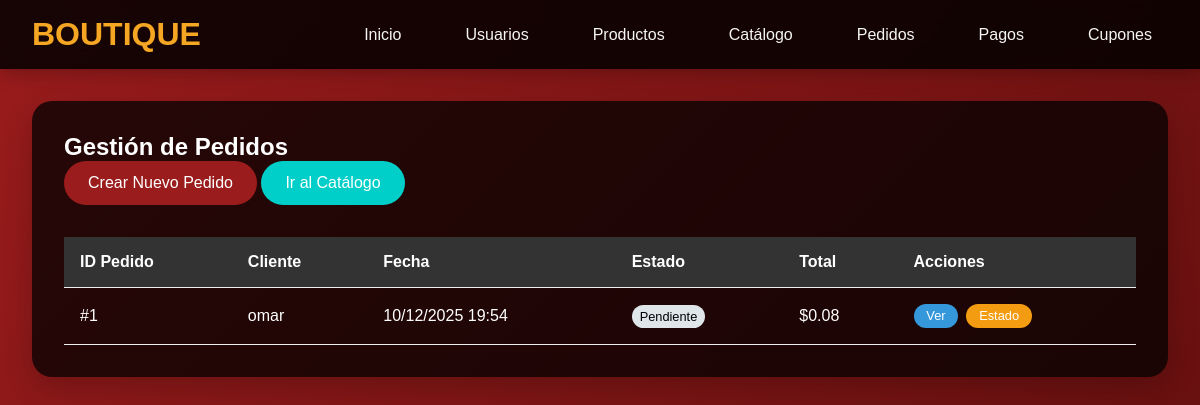
Page /pedidos/ on the committed database.
### app_Boutique/models.py (models this page shows, shortened)
class Pedido(models.Model):
    ESTADO_CHOICES = [
        ('pendiente', 'Pendiente'),
        ('confirmado', 'Confirmado'),
        ('enviado', 'Enviado'),
        ('entregado', 'Entregado'),
        ('cancelado', 'Cancelado'),
    ]
    id_pedido = models.AutoField(primary_key=True)
    estado_pedido = models.CharField(max_length=20, choices=ESTADO_CHOICES, default='pendiente')
    direccion = models.TextField()
    fecha = models.DateTimeField(auto_now_add=True)
    fecha_confirmacion = models.DateTimeField(null=True, blank=True)  # Fecha en que se confirma el pedido
    id_usuario = models.ForeignKey(Usuario, on_delete=models.CASCADE, related_name='pedidos')
    productos = models.ManyToManyField(Producto, through='ItemPedido')
    metodo_pago = models.ForeignKey(MetodoPago, on_delete=models.SET_NULL, null=True, blank=True, related_name='pedidos')
    cupon = models.ForeignKey(CuponDescuento, on_delete=models.SET_NULL, null=True, blank=True, related_name='pedidos')
    def total_pedido(self):
        total = sum(item.subtotal() for item in self.items.all())
        if self.cupon and self.cupon.activo:
            total -= total * (self.cupon.descuento_porcentaje / 100)
        return total

class Usuario(models.Model):
    TIPO_USUARIO_CHOICES = [
        ('cliente', 'Cliente'),
        ('vendedor', 'Vendedor'),
        ('administrador', 'Administrador'),
    ]
    nombre = models.CharField(max_length=100)
    email = models.EmailField(unique=True)
    telefono = models.CharField(max_length=15)
    direccion = models.TextField()
    tipo_usuario = models.CharField(max_length=20, choices=TIPO_USUARIO_CHOICES, default='cliente')
    fecha_registro = models.DateTimeField(auto_now_add=True)
    activo = models.BooleanField(default=True)

class ItemPedido(models.Model):
    pedido = models.ForeignKey(Pedido, on_delete=models.CASCADE, related_name='items')
    producto = models.ForeignKey(Producto, on_delete=models.CASCADE)
    cantidad = models.PositiveIntegerField(default=1)
    def subtotal(self):
        return self.producto.precio * self.cantidad

class Producto(models.Model):
    CATEGORIA_CHOICES = [
        ('ropa', 'Ropa'),
        ('accesorios', 'Accesorios'),
        ('zapatos', 'Zapatos'),
        ('belleza', 'Belleza'),
        ('hogar', 'Hogar'),
    ]
    TALLA_CHOICES = [
        ('XS', 'XS'),
        ('S', 'S'),
        ('M', 'M'),
        ('L', 'L'),
        ('XL', 'XL'),
        ('Única', 'Única'),
    ]
    nombre = models.CharField(max_length=200)
    descripcion = models.TextField()
    precio = models.DecimalField(max_digits=10, decimal_places=2)
    categoria = models.CharField(max_length=20, choices=CATEGORIA_CHOICES)
    talla = models.CharField(max_length=10, choices=TALLA_CHOICES, blank=True, null=True)
    color = models.CharField(max_length=50)
    stock = models.PositiveIntegerField()
    imagen = models.ImageField(upload_to='productos/', blank=True, null=True)
    fecha_agregado = models.DateTimeField(auto_now_add=True)
    disponible = models.BooleanField(default=True)

### app_Boutique/views.py (the view)
# urls.py: path('pedidos/', views.ver_pedidos, name='ver_pedidos'),
def ver_pedidos(request):
    pedidos = Pedido.objects.all().order_by('-fecha')
    return render(request, 'pedidos/ver_pedidos.html', {'pedidos': pedidos})

### app_Boutique/templates/pedidos/ver_pedidos.html (shortened to what this page needs)
{% extends 'base.html' %}
{% block content %}
<div class="card">
    <h2>Gestión de Pedidos</h2>
    <div style="margin-bottom: 2rem;">
        <a href="{% url 'crear_pedido_multiple' %}" class="btn btn-primary">Crear Nuevo Pedido</a>
        <a href="{% url 'catalogo_productos' %}" class="btn" style="background: #00cec9; color: white;">Ir al Catálogo</a>
    </div>
    <table class="table">
        <thead>
            <tr>
                <th>ID Pedido</th>
                <th>Cliente</th>
                <th>Fecha</th>
                <th>Estado</th>
                <th>Total</th>
                <th>Acciones</th>
            </tr>
        </thead>
        <tbody>
            {% for pedido in pedidos %}
            <tr>
                <td>#{{ pedido.id_pedido }}</td>
                <td>{{ pedido.id_usuario.nombre }}</td>
                <td>{{ pedido.fecha|date:"d/m/Y H:i" }}</td>
                <td>
                    <span style="padding: 0.25rem 0.5rem; border-radius: 15px; font-size: 0.8rem;
                        {% if pedido.estado_pedido == 'pendiente' %}background: #dfe6e9; color: #000;{% endif %}">
                        {{ pedido.get_estado_pedido_display }}
                    </span>
                </td>
                <td>${{ pedido.total_pedido }}</td>
                <td>
                    <div style="display: flex; gap: 0.5rem;">
                        <a href="{% url 'detalle_pedido' pedido.id_pedido %}" class="btn" style="background: #3498db; color: white; padding: 0.3rem 0.8rem; font-size: 0.8rem; transition: 0.3s;">
                            Ver
                        </a>
                        <a href="{% url 'actualizar_estado_pedido' pedido.id_pedido %}" class="btn" style="background: #f39c12; color: white; padding: 0.3rem 0.8rem; font-size: 0.8rem; transition: 0.3s;">
                            Estado
                        </a>
                    </div>
                </td>
            </tr>
            {% endfor %}
        </tbody>
    </table>
</div>
{% endblock %}

### app_Boutique/templates/base.html (style rules this page uses)
* { margin: 0; padding: 0; box-sizing: border-box; }
body { font-family: 'Arial', sans-serif; background: linear-gradient(135deg, #9b1c1c 0%, #5c0d0d 100%); min-height: 100vh; color: white; }
.card { background: rgba(0, 0, 0, 0.75); border-radius: 20px; padding: 2rem; box-shadow: 0 10px 30px rgba(0, 0, 0, 0.2); margin-bottom: 2rem; color: white; }
.btn { padding: 0.8rem 1.5rem; border: none; border-radius: 25px; cursor: pointer; font-weight: 500; text-decoration: none; display: inline-block; transition: all 0.3s ease; }
.btn-primary { background: #9b1c1c; color: white; }
.table { width: 100%; border-collapse: collapse; margin-top: 1rem; color: white; }
.table th, .table td { padding: 1rem; text-align: left; border-bottom: 1px solid #eee; color: white; }
.table th { background: #333; font-weight: 600; }

### rows in the picture
Pedido: id_pedido "1", id_usuario.nombre "omar", fecha "10/12/2025 19:54", estado_pedido "Pendiente", total_pedido "0.08"
